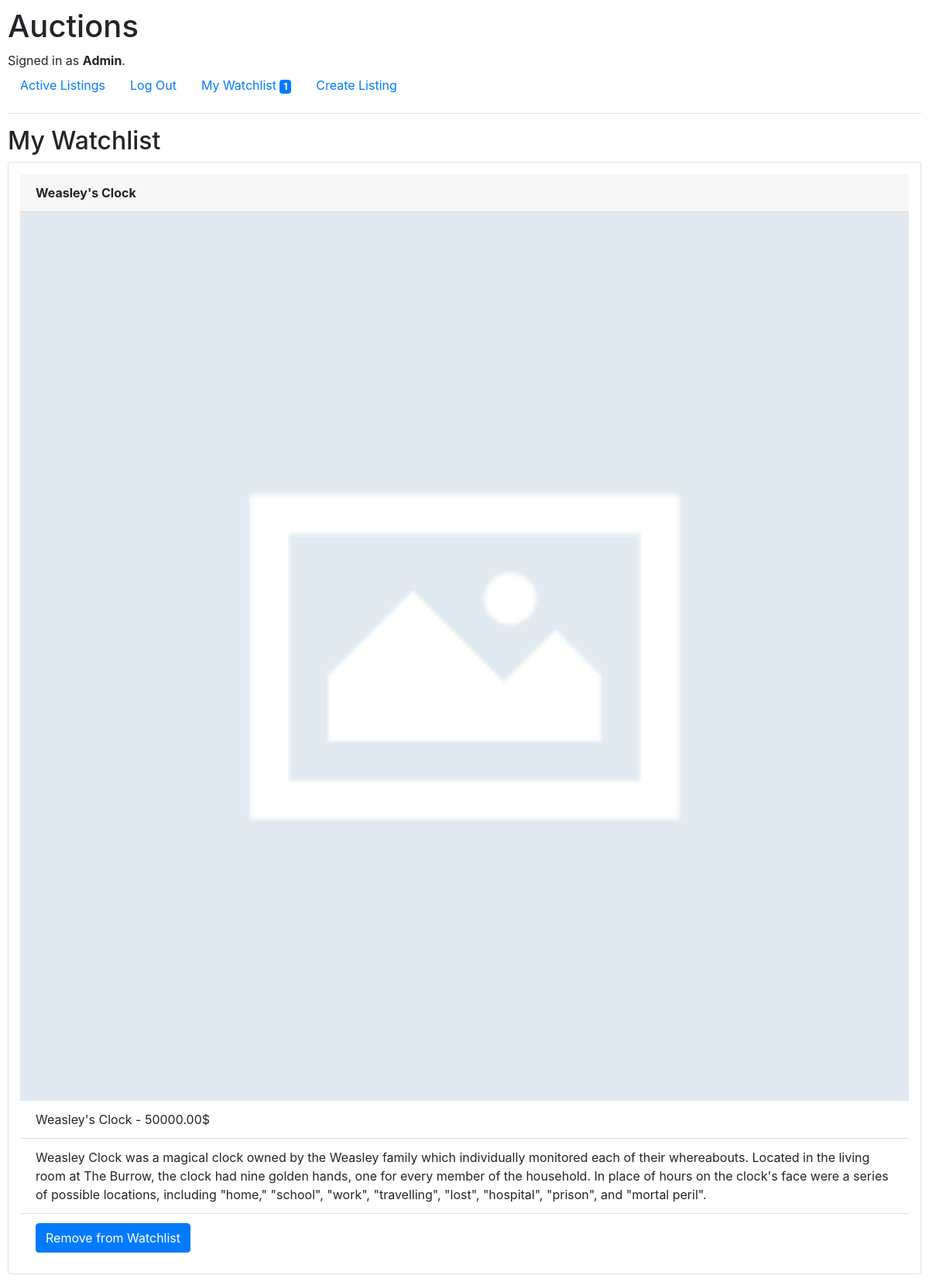
The page /my_watchlist (signed in) on the database its author committed.
### auctions/models.py (models this page shows, shortened)
class User(AbstractUser):
    pass

class Listing(models.Model):
    CATEGORIES = (
        ("HOME", "Home"),
        ("TOYS", "Toys"),
        ("POTI", "Potions"),
        ("BOOK", "Books"),
        ("ARTI", "Artifacts"),
    )
    owner = models.ForeignKey(User, on_delete=models.CASCADE, default='')
    name = models.CharField(max_length=64)
    price = models.DecimalField(max_digits=20, decimal_places=2)
    image = models.ImageField(upload_to="images", null=True, blank=True)
    created = models.DateTimeField(default=timezone.now, blank=True)
    description = models.TextField(max_length=640)
    status = models.BooleanField(default=True)
    category = models.CharField(
        max_length=4,
        choices=CATEGORIES,
    )

### auctions/views.py (the view)
# urls.py: path("my_watchlist", views.my_watchlist, name="my_watchlist"),
def my_watchlist(request):
    watchlist = get_watchlist(request.user)
    return render(request, "auctions/watchlist.html",{
        'watchlist': watchlist,
        "watchlist_len": len(get_watchlist(request.user)),
    })

### auctions/models.py (called while the page is built)
    def item_of_wl(self):
        return self.item

### auctions/utils.py (called while the page is built)
def get_watchlist(user):
    watchlist = []
    wl = user.watchlist_set.all()
    for item in wl:
        watchlist.append(item.item_of_wl())
    return watchlist

### auctions/templates/auctions/watchlist.html
{% extends "auctions/layout.html" %}
{% block body %}
    <h2>My Watchlist</h2>
    {% for item in watchlist %}
        <div class="card" style="padding: 15px;">
            <div class="card-header">
                <b>{{ item.name }}</b>
            </div>
            {% if item.image %}
                <img src="{ IMAGE_URL }:{{ item.image.url }}">
            {% else %}
                <img src="images/no_image.png">
            {% endif %}
            <ul class="list-group list-group-flush">
                <li class="list-group-item">{{ item.name }} - {{ item.price }}$</li>
                <li class="list-group-item">{{ item.description }}</li>
                <li class="list-group-item">
                    <a href="" class="btn btn-primary">Remove from Watchlist</a>
                </li>
            </ul>
        </div>
    {% endfor %}
{% endblock %}

### auctions/templates/auctions/layout.html (shortened to what this page needs)
{% load static %}
<!DOCTYPE html>
<html lang="en">
    <head>
        <link rel="stylesheet" href="https://stackpath.bootstrapcdn.com/bootstrap/4.4.1/css/bootstrap.min.css">
        <link href="{% static 'auctions/styles.css' %}" rel="stylesheet">
    </head>
    <body>
        <h1>Auctions</h1>
        <div>
            {% if user.is_authenticated %}
                Signed in as <strong>{{ user.username }}</strong>.
            {% else %}
                Not signed in.
            {% endif %}
        </div>
        <ul class="nav">
            <li class="nav-item">
                <a class="nav-link" href="{% url 'index' %}">Active Listings</a>
            </li>
            {% if user.is_authenticated %}
                <li class="nav-item">
                    <a class="nav-link" href="{% url 'logout' %}">Log Out</a>
                </li>
                <li>
                    <a class="nav-link" href="{% url 'my_watchlist' %}">My Watchlist
                    {% if watchlist_len > 0 %}
                        <span class="badge badge-primary">{{ watchlist_len }}</span>
                    {% endif %}</a>
                </li>
                <li class="nav-item">
                    <a class="nav-link" href="{% url 'create' %}">Create Listing</a>
                </li>
            {% endif %}
        </ul>
        <hr>
        {% block body %}
        {% endblock %}
    </body>
</html>

### auctions/static/auctions/styles.css (style rules this page uses)
body { padding: 10px; }

### rows shown on the page
User: username "Admin"
Listing: name "Weasley's Clock", price "50000.00", description "Weasley Clock was a magical clock owned by the Weasley family which individually monitored each of their whereabouts. Located in the living room at The Burrow, the clock had nine golden hands, one for every member of the household. In place of hours on the clock's face were a series of possible locations, including \"home,\" \"school\", \"work\", \"travelling\", \"lost\", \"hospital\", \"prison\", and \"mortal peril\"."

### other values the page prints
{{ watchlist_len }} "1"
